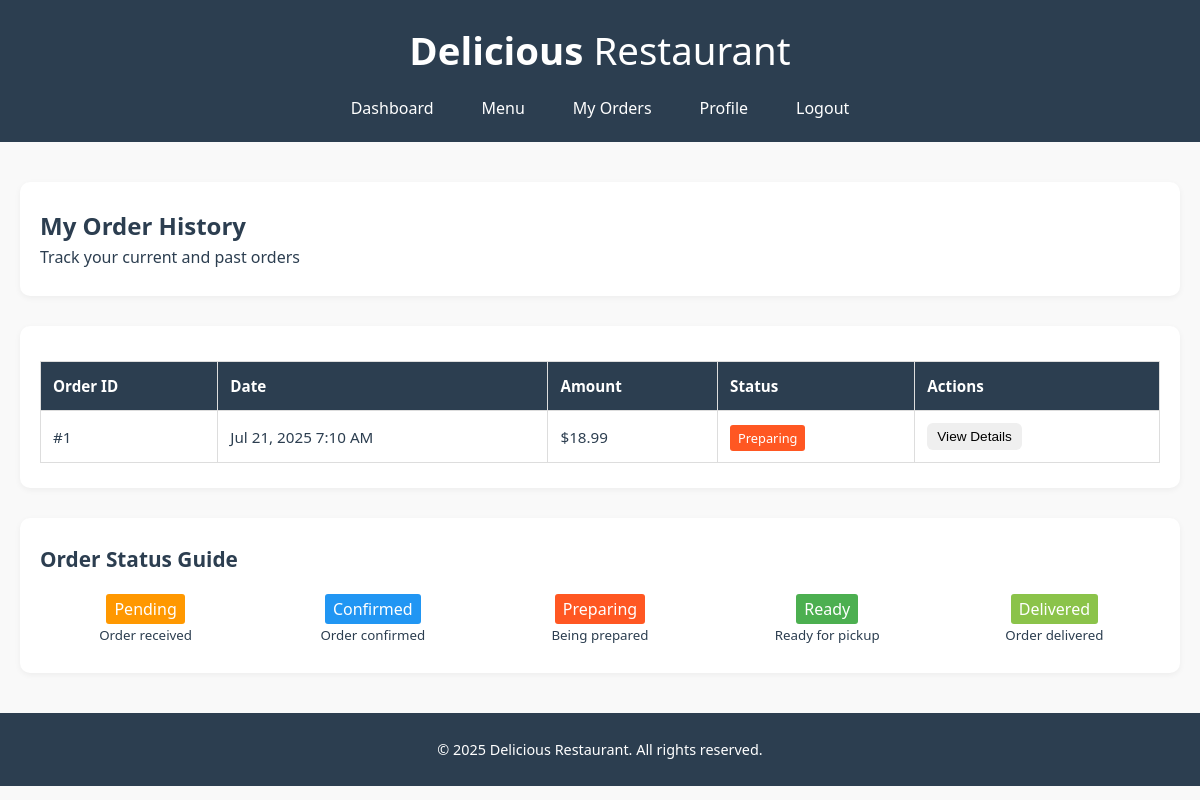
The page /user_orders.php (signed in) on the database its author committed.
### tables this page shows
CREATE TABLE `orders` (
  `order_id` int(11) NOT NULL,
  `user_id` int(11) DEFAULT NULL,
  `order_date` timestamp NOT NULL DEFAULT current_timestamp(),
  `total_amount` decimal(10,2) NOT NULL,
  `status` enum('pending','confirmed','preparing','ready','delivered','cancelled') DEFAULT 'pending',
  `delivery_address` text DEFAULT NULL,
  `phone` varchar(15) DEFAULT NULL
);

### user_orders.php (the view, shortened to what this page needs)
<?php
$conn = getDBConnection();
$user_id = $_SESSION['user_id'];
$query = "SELECT * FROM orders WHERE user_id = ? ORDER BY order_date DESC";
$stmt = $conn->prepare($query);
$stmt->bind_param("i", $user_id);
$stmt->execute();
$result = $stmt->get_result();
?>
<!DOCTYPE html>
<html lang="en">
<head>
    <link rel="stylesheet" href="css/dashboard.css">
</head>
<body>
    <header class="header">
        <div class="container">
            <div class="logo"><h1>Delicious <span>Restaurant</span></h1></div>
            <nav class="nav">
                <ul>
                    <li><a href="user_dashboard.php">Dashboard</a></li>
                    <li><a href="user_menu.php">Menu</a></li>
                    <li><a href="user_orders.php" class="active">My Orders</a></li>
                    <li><a href="user_profile.php">Profile</a></li>
                    <li><a href="logout.php?type=user">Logout</a></li>
                </ul>
            </nav>
        </div>
    </header>
    <main class="main-content">
        <div class="card">
            <h2>My Order History</h2>
            <p>Track your current and past orders</p>
        </div>
        <div class="card">
            <?php if ($result->num_rows > 0): ?>
                <div class="table-container">
                    <table class="table">
                        <thead>
                            <tr>
                                <th>Order ID</th>
                                <th>Date</th>
                                <th>Amount</th>
                                <th>Status</th>
                                <th>Actions</th>
                            </tr>
                        </thead>
                        <tbody>
                            <?php while($order = $result->fetch_assoc()): ?>
                                <tr>
                                    <td>#<?php echo $order['order_id']; ?></td>
                                    <td><?php echo date('M j, Y g:i A', strtotime($order['order_date'])); ?></td>
                                    <td>$<?php echo number_format($order['total_amount'], 2); ?></td>
                                    <td>
                                        <span style="background:
                                            <?php
                                            switch($order['status']) {
                                                case 'preparing': echo '#FF5722'; break;
                                            }
                                            ?>; color: white; padding: 0.25rem 0.5rem; border-radius: 3px; font-size: 0.8rem;">
                                            <?php echo ucfirst($order['status']); ?>
                                        </span>
                                    </td>
                                    <td>
                                        <button class="btn btn-primary btn-sm" onclick="viewOrder(<?php echo $order['order_id']; ?>)">
                                            View Details
                                        </button>
                                    </td>
                                </tr>
                            <?php endwhile; ?>
                        </tbody>
                    </table>
                </div>
            <?php endif; ?>
        </div>
        <div class="card">
            <h3>Order Status Guide</h3>
            <div style="display: grid; grid-template-columns: repeat(auto-fit, minmax(150px, 1fr)); gap: 1rem; text-align: center;">
                <div><span style="background: #ff9800; color: white; padding: 0.25rem 0.5rem; border-radius: 3px;">Pending</span><br><small>Order received</small></div>
                <div><span style="background: #2196F3; color: white; padding: 0.25rem 0.5rem; border-radius: 3px;">Confirmed</span><br><small>Order confirmed</small></div>
                <div><span style="background: #FF5722; color: white; padding: 0.25rem 0.5rem; border-radius: 3px;">Preparing</span><br><small>Being prepared</small></div>
                <div><span style="background: #4CAF50; color: white; padding: 0.25rem 0.5rem; border-radius: 3px;">Ready</span><br><small>Ready for pickup</small></div>
                <div><span style="background: #8BC34A; color: white; padding: 0.25rem 0.5rem; border-radius: 3px;">Delivered</span><br><small>Order delivered</small></div>
            </div>
        </div>
    </main>
    <footer class="footer">
        <div class="container"><p>&copy; 2025 Delicious Restaurant. All rights reserved.</p></div>
    </footer>
</body>
</html>

### css/dashboard.css (style rules this page uses)
* { margin: 0; padding: 0; box-sizing: border-box; }
body { font-family: "Segoe UI", Tahoma, Geneva, Verdana, sans-serif; background-color: #f9f9f9; color: #2c3e50; line-height: 1.6; }
header { background-color: #2c3e50; color: white; padding: 20px 0; text-align: center; }
header h1 { font-size: 2.4rem; }
header h1 span { font-weight: normal; }
header nav ul { list-style: none; display: flex; justify-content: center; gap: 20px; margin-top: 15px; flex-wrap: wrap; }
header nav ul li a { color: white; text-decoration: none; padding: 8px 14px; font-size: 1rem; border-radius: 5px; transition: background-color 0.3s ease; }
main { max-width: 1200px; margin: 40px auto; padding: 0 20px; }
table { width: 100%; border-collapse: collapse; margin-top: 10px; }
table thead { background-color: #2c3e50; color: white; }
table th, table td { padding: 12px; border: 1px solid #ddd; text-align: left; font-size: 0.95rem; }
footer { background-color: #2c3e50; color: white; text-align: center; padding: 20px 0; margin-top: 40px; }
footer p { margin: 5px 0; font-size: 0.9rem; }
.card { background-color: #fff; border-radius: 10px; padding: 25px 20px; margin-bottom: 30px; box-shadow: 0 2px 6px rgba(0, 0, 0, 0.05); }
.card h3 { font-size: 1.3rem; margin-bottom: 20px; color: #2c3e50; }
.btn { display: inline-block; padding: 8px 14px; border: none; border-radius: 6px; text-decoration: none; font-size: 0.95rem; cursor: pointer; transition: background-color 0.3s ease; }
.btn-sm { padding: 6px 10px; font-size: 0.85rem; margin-right: 5px; }
.table-container { overflow-x: auto; }
.table { width: 100%; border-collapse: collapse; }
.table th, .table td { padding: 12px; text-align: left; border: 1px solid #ddd; font-size: 0.95rem; }
.table th { background-color: #2c3e50; color: white; }

### rows shown on the page
orders: order_id "1", order_date "Jul 21, 2025 7:10 AM", total_amount "18.99", status "Preparing"
